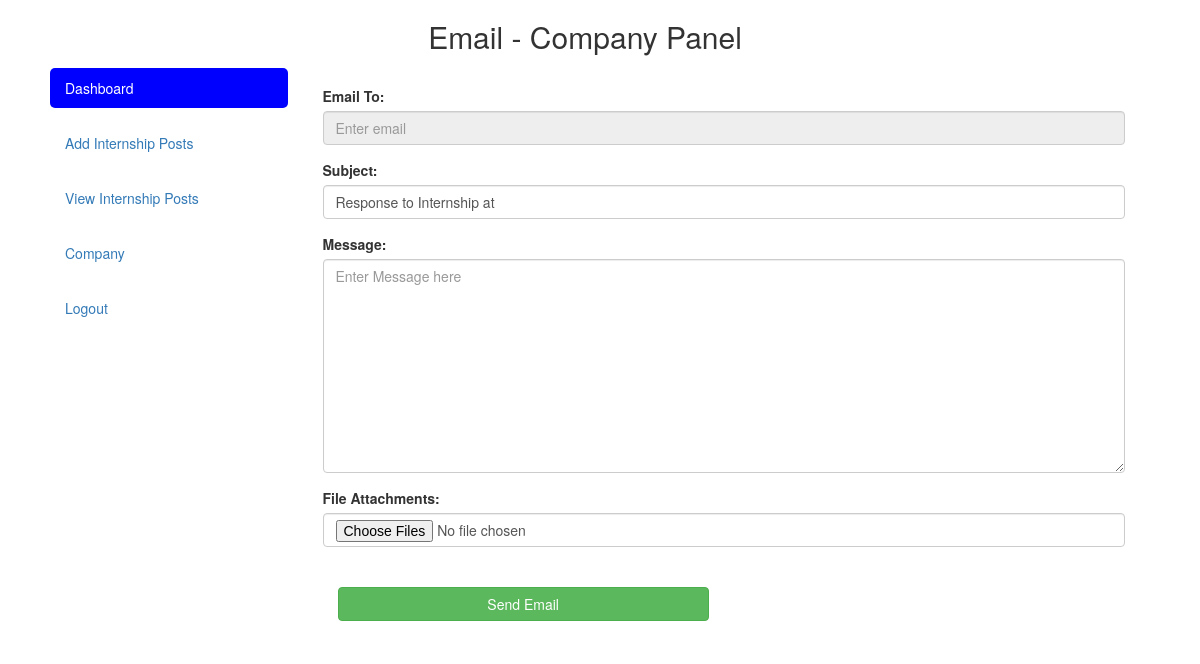
The app's page /company/email.php?app=JGHJ8766&post=KYA4221 (signed in), older data.
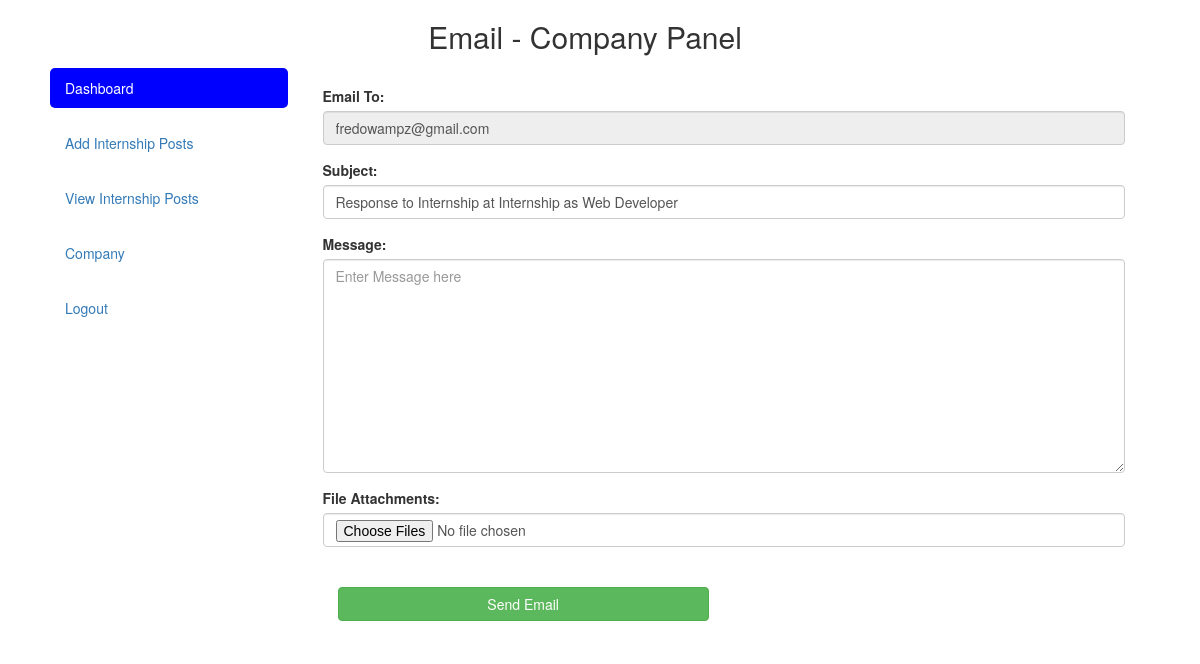
The same page, newer data.
### tables this page shows
CREATE TABLE `applicants` (
  `id` int(11) NOT NULL,
  `appID` varchar(30) NOT NULL,
  `postID` varchar(30) NOT NULL,
  `S_name` varchar(100) NOT NULL,
  `S_email` varchar(100) NOT NULL,
  `S_address` varchar(100) NOT NULL,
  `S_phone` varchar(15) NOT NULL,
  `S_university` varchar(20) NOT NULL,
  `submitteddate` varchar(30) NOT NULL,
  `updated` timestamp(6) NOT NULL DEFAULT CURRENT_TIMESTAMP(6)
);

CREATE TABLE `posts` (
  `id` int(11) NOT NULL,
  `postID` varchar(30) NOT NULL,
  `name` varchar(300) NOT NULL,
  `CID` varchar(30) NOT NULL,
  `start` varchar(15) NOT NULL,
  `end` varchar(15) NOT NULL,
  `applied` int(11) NOT NULL,
  `ac_years` varchar(50) NOT NULL,
  `docs` varchar(300) NOT NULL,
  `applicants` int(11) NOT NULL,
  `intern_type` varchar(50) NOT NULL,
  `certification` varchar(10) NOT NULL,
  `submitteddate` varchar(30) NOT NULL,
  `updated` timestamp(6) NOT NULL DEFAULT CURRENT_TIMESTAMP(6),
  `deleted` varchar(5) NOT NULL,
  `deleteddate` varchar(30) NOT NULL
);

### company/email.php (the view, shortened to what this page needs)
<?php include 'comp/header.php'; ?>
  <?php
      include 'conn/conn.php';
        $appID = $_REQUEST['app'];
        $po_info = $conn->query("SELECT * FROM applicants LEFT JOIN posts on posts.postID = applicants.postID WHERE appID = '$appID' LIMIT 1")->fetch_assoc();
     ?>
      <div class="col-md-9">
        <center><img src="<?php echo $co_info['logo'] ?>" style="border-radius: 100%; width: 100px; margin-bottom: 20px;"></center>
        <form method="POST" enctype="multipart/form-data">
          <div class="text-center col-md-12"><?php echo $error; ?></div>
            <div class="form-group">
              <label for="email">Email To:</label>
              <input type="email" class="form-control" id="email" placeholder="Enter email" value="<?php echo $po_info['S_email']; ?>" name="email" required="" readonly>
            </div>
            <div class="form-group">
              <label for="email">Subject:</label>
              <input type="text" class="form-control" id="phone" placeholder="Enter subject" value="Response to Internship at <?php echo $po_info['name']; ?>" name="subject" required="">
            </div>
            <div class="form-group">
              <label for="pwd">Message:</label>
              <textarea class="form-control" placeholder="Enter Message here" name="message" rows="10" required=""></textarea>
            </div>
            <div class="form-group">
              <label for="pwd">File Attachments:</label>
              <input type="file" class="form-control" name="files" multiple="" accept="image/*">
            </div>
            <div class="form-group col-md-6 pt-4">
              <label for="inputCity">&nbsp;</label><br>
              <button type="submit" class="btn btn-success btn-block" name="send-email">Send Email</button>
            </div>
        </form>
      </div>
    </div>
  </div>
  </body>
</html>

Row changes from the older to the newer data that the page shows:
added applicants: email "fredowampz@gmail.com", subject "Response to Internship at Internship as Web Developer"
Text that changed along with them:
form field subject: "Response to Internship at" → (not shown)
